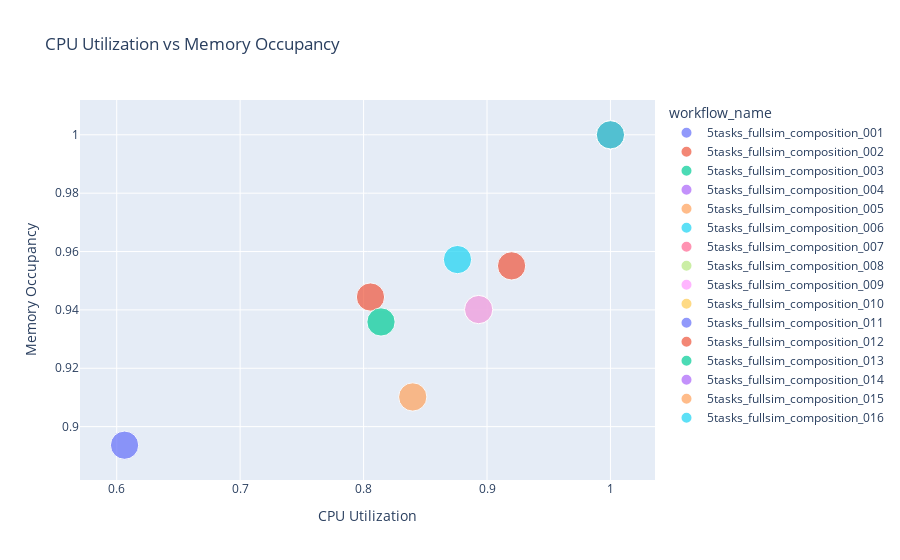

Notebook code for this chart:
### Code cell
# Create CPU vs Memory utilization scatter plot
fig = px.scatter(
    df,
    x='cpu_utilization',
    y='memory_occupancy',
    color='workflow_name',
    size='total_events',
    hover_data=['total_cpu_cores_used', 'total_memory_used_mb', 'event_throughput'],
    title="CPU Utilization vs Memory Occupancy",
    labels={
        'cpu_utilization': 'CPU Utilization',
        'memory_occupancy': 'Memory Occupancy'
    }
)
fig.show()

### Figure 1 — Plotly figure (JSON) as saved in the notebook; plotly's stock layout.template omitted (floating-point values rounded to 4 significant figures)
{"data": [{"customdata": [[3880.0, 3880000.0, 0.01592]], "hovertemplate": "workflow_name=5tasks_fullsim_composition_001<br>CPU Utilization=%{x}<br>Memory Occupancy=%{y}<br>total_events=%{marker.size}<br>total_cpu_cores_used=%{customdata[0]}<br>total_memory_used_mb=%{customdata[1]}<br>event_throughput=%{customdata[2]}<extra></extra>", "legendgroup": "5tasks_fullsim_composition_001", "marker": {"color": "#636efa", "size": [2666667], "sizemode": "area", "sizeref": 6667.0, "symbol": "circle"}, "mode": "markers", "name": "5tasks_fullsim_composition_001", "orientation": "v", "showlegend": true, "type": "scatter", "x": [0.6064], "xaxis": "x", "y": [0.8936], "yaxis": "y"}, {"customdata": [[3800.0, 3888000.0, 0.01627]], "hovertemplate": "workflow_name=5tasks_fullsim_composition_002<br>CPU Utilization=%{x}<br>Memory Occupancy=%{y}<br>total_events=%{marker.size}<br>total_cpu_cores_used=%{customdata[0]}<br>total_memory_used_mb=%{customdata[1]}<br>event_throughput=%{customdata[2]}<extra></extra>", "legendgroup": "5tasks_fullsim_composition_002", "marker": {"color": "#EF553B", "size": [2666667], "sizemode": "area", "sizeref": 6667.0, "symbol": "circle"}, "mode": "markers", "name": "5tasks_fullsim_composition_002", "orientation": "v", "showlegend": true, "type": "scatter", "x": [0.8056], "xaxis": "x", "y": [0.9444], "yaxis": "y"}, {"customdata": [[3548.0, 3880000.0, 0.01741]], "hovertemplate": "workflow_name=5tasks_fullsim_composition_003<br>CPU Utilization=%{x}<br>Memory Occupancy=%{y}<br>total_events=%{marker.size}<br>total_cpu_cores_used=%{customdata[0]}<br>total_memory_used_mb=%{customdata[1]}<br>event_throughput=%{customdata[2]}<extra></extra>", "legendgroup": "5tasks_fullsim_composition_003", "marker": {"color": "#00cc96", "size": [2666667], "sizemode": "area", "sizeref": 6667.0, "symbol": "circle"}, "mode": "markers", "name": "5tasks_fullsim_composition_003", "orientation": "v", "showlegend": true, "type": "scatter", "x": [0.8141], "xaxis": "x", "y": [0.9359], "yaxis": "y"}, {"customdata": [[2360.0, 3472000.0, 0.02626]], "hovertemplate": "workflow_name=5tasks_fullsim_composition_004<br>CPU Utilization=%{x}<br>Memory Occupancy=%{y}<br>total_events=%{marker.size}<br>total_cpu_cores_used=%{customdata[0]}<br>total_memory_used_mb=%{customdata[1]}<br>event_throughput=%{customdata[2]}<extra></extra>", "legendgroup": "5tasks_fullsim_composition_004", "marker": {"color": "#ab63fa", "size": [2666667], "sizemode": "area", "sizeref": 6667.0, "symbol": "circle"}, "mode": "markers", "name": "5tasks_fullsim_composition_004", "orientation": "v", "showlegend": true, "type": "scatter", "x": [1.0], "xaxis": "x", "y": [1.0], "yaxis": "y"}, {"customdata": [[3088.0, 3880000.0, 0.02]], "hovertemplate": "workflow_name=5tasks_fullsim_composition_005<br>CPU Utilization=%{x}<br>Memory Occupancy=%{y}<br>total_events=%{marker.size}<br>total_cpu_cores_used=%{customdata[0]}<br>total_memory_used_mb=%{customdata[1]}<br>event_throughput=%{customdata[2]}<extra></extra>", "legendgroup": "5tasks_fullsim_composition_005", "marker": {"color": "#FFA15A", "size": [2666667], "sizemode": "area", "sizeref": 6667.0, "symbol": "circle"}, "mode": "markers", "name": "5tasks_fullsim_composition_005", "orientation": "v", "showlegend": true, "type": "scatter", "x": [0.8398], "xaxis": "x", "y": [0.9102], "yaxis": "y"}, {"customdata": [[3552.0, 3888000.0, 0.01741]], "hovertemplate": "workflow_name=5tasks_fullsim_composition_006<br>CPU Utilization=%{x}<br>Memory Occupancy=%{y}<br>total_events=%{marker.size}<br>total_cpu_cores_used=%{customdata[0]}<br>total_memory_used_mb=%{customdata[1]}<br>event_throughput=%{customdata[2]}<extra></extra>", "legendgroup": "5tasks_fullsim_composition_006", "marker": {"color": "#19d3f3", "size": [2666667], "sizemode": "area", "sizeref": 6667.0, "symbol": "circle"}, "mode": "markers", "name": "5tasks_fullsim_composition_006", "orientation": "v", "showlegend": true, "type": "scatter", "x": [0.8761], "xaxis": "x", "y": [0.9572], "yaxis": "y"}, {"customdata": [[2364.0, 3480000.0, 0.02626]], "hovertemplate": "workflow_name=5tasks_fullsim_composition_007<br>CPU Utilization=%{x}<br>Memory Occupancy=%{y}<br>total_events=%{marker.size}<br>total_cpu_cores_used=%{customdata[0]}<br>total_memory_used_mb=%{customdata[1]}<br>event_throughput=%{customdata[2]}<extra></extra>", "legendgroup": "5tasks_fullsim_composition_007", "marker": {"color": "#FF6692", "size": [2666667], "sizemode": "area", "sizeref": 6667.0, "symbol": "circle"}, "mode": "markers", "name": "5tasks_fullsim_composition_007", "orientation": "v", "showlegend": true, "type": "scatter", "x": [1.0], "xaxis": "x", "y": [1.0], "yaxis": "y"}, {"customdata": [[3092.0, 3888000.0, 0.02]], "hovertemplate": "workflow_name=5tasks_fullsim_composition_008<br>CPU Utilization=%{x}<br>Memory Occupancy=%{y}<br>total_events=%{marker.size}<br>total_cpu_cores_used=%{customdata[0]}<br>total_memory_used_mb=%{customdata[1]}<br>event_throughput=%{customdata[2]}<extra></extra>", "legendgroup": "5tasks_fullsim_composition_008", "marker": {"color": "#B6E880", "size": [2666667], "sizemode": "area", "sizeref": 6667.0, "symbol": "circle"}, "mode": "markers", "name": "5tasks_fullsim_composition_008", "orientation": "v", "showlegend": true, "type": "scatter", "x": [0.8932], "xaxis": "x", "y": [0.9401], "yaxis": "y"}, {"customdata": [[3088.0, 3880000.0, 0.02]], "hovertemplate": "workflow_name=5tasks_fullsim_composition_009<br>CPU Utilization=%{x}<br>Memory Occupancy=%{y}<br>total_events=%{marker.size}<br>total_cpu_cores_used=%{customdata[0]}<br>total_memory_used_mb=%{customdata[1]}<br>event_throughput=%{customdata[2]}<extra></extra>", "legendgroup": "5tasks_fullsim_composition_009", "marker": {"color": "#FF97FF", "size": [2666667], "sizemode": "area", "sizeref": 6667.0, "symbol": "circle"}, "mode": "markers", "name": "5tasks_fullsim_composition_009", "orientation": "v", "showlegend": true, "type": "scatter", "x": [0.8932], "xaxis": "x", "y": [0.9401], "yaxis": "y"}, {"customdata": [[2360.0, 3472000.0, 0.02626]], "hovertemplate": "workflow_name=5tasks_fullsim_composition_010<br>CPU Utilization=%{x}<br>Memory Occupancy=%{y}<br>total_events=%{marker.size}<br>total_cpu_cores_used=%{customdata[0]}<br>total_memory_used_mb=%{customdata[1]}<br>event_throughput=%{customdata[2]}<extra></extra>", "legendgroup": "5tasks_fullsim_composition_010", "marker": {"color": "#FECB52", "size": [2666667], "sizemode": "area", "sizeref": 6667.0, "symbol": "circle"}, "mode": "markers", "name": "5tasks_fullsim_composition_010", "orientation": "v", "showlegend": true, "type": "scatter", "x": [1.0], "xaxis": "x", "y": [1.0], "yaxis": "y"}, {"customdata": [[2360.0, 3472000.0, 0.02626]], "hovertemplate": "workflow_name=5tasks_fullsim_composition_011<br>CPU Utilization=%{x}<br>Memory Occupancy=%{y}<br>total_events=%{marker.size}<br>total_cpu_cores_used=%{customdata[0]}<br>total_memory_used_mb=%{customdata[1]}<br>event_throughput=%{customdata[2]}<extra></extra>", "legendgroup": "5tasks_fullsim_composition_011", "marker": {"color": "#636efa", "size": [2666667], "sizemode": "area", "sizeref": 6667.0, "symbol": "circle"}, "mode": "markers", "name": "5tasks_fullsim_composition_011", "orientation": "v", "showlegend": true, "type": "scatter", "x": [1.0], "xaxis": "x", "y": [1.0], "yaxis": "y"}, {"customdata": [[3092.0, 3888000.0, 0.02]], "hovertemplate": "workflow_name=5tasks_fullsim_composition_012<br>CPU Utilization=%{x}<br>Memory Occupancy=%{y}<br>total_events=%{marker.size}<br>total_cpu_cores_used=%{customdata[0]}<br>total_memory_used_mb=%{customdata[1]}<br>event_throughput=%{customdata[2]}<extra></extra>", "legendgroup": "5tasks_fullsim_composition_012", "marker": {"color": "#EF553B", "size": [2666667], "sizemode": "area", "sizeref": 6667.0, "symbol": "circle"}, "mode": "markers", "name": "5tasks_fullsim_composition_012", "orientation": "v", "showlegend": true, "type": "scatter", "x": [0.9199], "xaxis": "x", "y": [0.9551], "yaxis": "y"}, {"customdata": [[2364.0, 3480000.0, 0.02626]], "hovertemplate": "workflow_name=5tasks_fullsim_composition_013<br>CPU Utilization=%{x}<br>Memory Occupancy=%{y}<br>total_events=%{marker.size}<br>total_cpu_cores_used=%{customdata[0]}<br>total_memory_used_mb=%{customdata[1]}<br>event_throughput=%{customdata[2]}<extra></extra>", "legendgroup": "5tasks_fullsim_composition_013", "marker": {"color": "#00cc96", "size": [2666667], "sizemode": "area", "sizeref": 6667.0, "symbol": "circle"}, "mode": "markers", "name": "5tasks_fullsim_composition_013", "orientation": "v", "showlegend": true, "type": "scatter", "x": [1.0], "xaxis": "x", "y": [1.0], "yaxis": "y"}, {"customdata": [[2364.0, 3480000.0, 0.02626]], "hovertemplate": "workflow_name=5tasks_fullsim_composition_014<br>CPU Utilization=%{x}<br>Memory Occupancy=%{y}<br>total_events=%{marker.size}<br>total_cpu_cores_used=%{customdata[0]}<br>total_memory_used_mb=%{customdata[1]}<br>event_throughput=%{customdata[2]}<extra></extra>", "legendgroup": "5tasks_fullsim_composition_014", "marker": {"color": "#ab63fa", "size": [2666667], "sizemode": "area", "sizeref": 6667.0, "symbol": "circle"}, "mode": "markers", "name": "5tasks_fullsim_composition_014", "orientation": "v", "showlegend": true, "type": "scatter", "x": [1.0], "xaxis": "x", "y": [1.0], "yaxis": "y"}, {"customdata": [[2360.0, 3472000.0, 0.02626]], "hovertemplate": "workflow_name=5tasks_fullsim_composition_015<br>CPU Utilization=%{x}<br>Memory Occupancy=%{y}<br>total_events=%{marker.size}<br>total_cpu_cores_used=%{customdata[0]}<br>total_memory_used_mb=%{customdata[1]}<br>event_throughput=%{customdata[2]}<extra></extra>", "legendgroup": "5tasks_fullsim_composition_015", "marker": {"color": "#FFA15A", "size": [2666667], "sizemode": "area", "sizeref": 6667.0, "symbol": "circle"}, "mode": "markers", "name": "5tasks_fullsim_composition_015", "orientation": "v", "showlegend": true, "type": "scatter", "x": [1.0], "xaxis": "x", "y": [1.0], "yaxis": "y"}, {"customdata": [[2364.0, 3480000.0, 0.02626]], "hovertemplate": "workflow_name=5tasks_fullsim_composition_016<br>CPU Utilization=%{x}<br>Memory Occupancy=%{y}<br>total_events=%{marker.size}<br>total_cpu_cores_used=%{customdata[0]}<br>total_memory_used_mb=%{customdata[1]}<br>event_throughput=%{customdata[2]}<extra></extra>", "legendgroup": "5tasks_fullsim_composition_016", "marker": {"color": "#19d3f3", "size": [2666667], "sizemode": "area", "sizeref": 6667.0, "symbol": "circle"}, "mode": "markers", "name": "5tasks_fullsim_composition_016", "orientation": "v", "showlegend": true, "type": "scatter", "x": [1.0], "xaxis": "x", "y": [1.0], "yaxis": "y"}], "layout": {"legend": {"itemsizing": "constant", "title": {"text": "workflow_name"}, "tracegroupgap": 0}, "title": {"text": "CPU Utilization vs Memory Occupancy"}, "xaxis": {"anchor": "y", "domain": [0, 1], "title": {"text": "CPU Utilization"}}, "yaxis": {"anchor": "x", "domain": [0, 1], "title": {"text": "Memory Occupancy"}}}}
